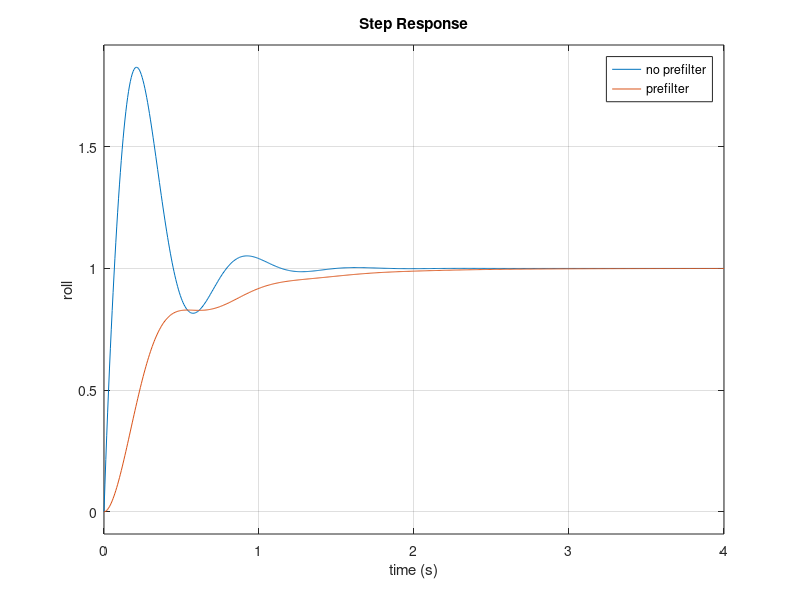

The MATLAB script that drew this image: (Note: this script raises an error after producing the figure.)
clear all
close all
clc

g = 9.81;
c = .006;%1/4 inch trail
a = .023;
h = .1;
U = 1.5; %speed of microbike
lambda = 1.0;
b = 0.15;
s = tf('s');
G = minreal(sin(lambda)/b* (a/h*U*s + U^2/h - g*a*c/(h*U))/(s^2-g/h))
% Cstar = 1;%(s+.15+1.4j)*(s+.15-1.4j)/s;
Cstar = (s^2+20*s+60)/s;%kp2,ki6,kd0.1

wnservo = 50;
zservo = 1;
Gservo = (2*zservo*wnservo*s+wnservo^2)/(s^2+2*zservo*wnservo*s+wnservo^2);

Klocus = 0.1
Gcl = minreal(Klocus*Cstar*Gservo*G/(1+Klocus*Cstar*Gservo*G))

figure
step(Gcl,Gcl*1/(.5*s+1))
legend('no prefilter','prefilter')
xlabel('time (s)')
ylabel('roll')

[ysim,tsim] = step(Gcl*1/(.5*s+1));%*1/(.5*s+1));
ysim = ysim*0.15*180/pi;%step magnitude was 0.1 radian

startTime = 24.5;%19.75
% d = load('data_20240310-161430.txt');
% d = load('data_20240310-204116.txt');
%d = load('data_20240310-205654.txt');
%d = load('data_20240310-161430.txt');
d = load('good_data_20240327-203028.txt');

plot(d(:,1)-startTime,d(:,3),d(:,1)-startTime,d(:,4),tsim,ysim)
xlabel('Time (s)')
ylabel('Roll (deg)')
legend('command','actual','simulation')
xlim([0 2])
ylim([-2 15])

% figure()
% plot(d(:,1)-startTime,d(:,5))
% xlabel('Time (s)')
% ylabel('U (m/s)')